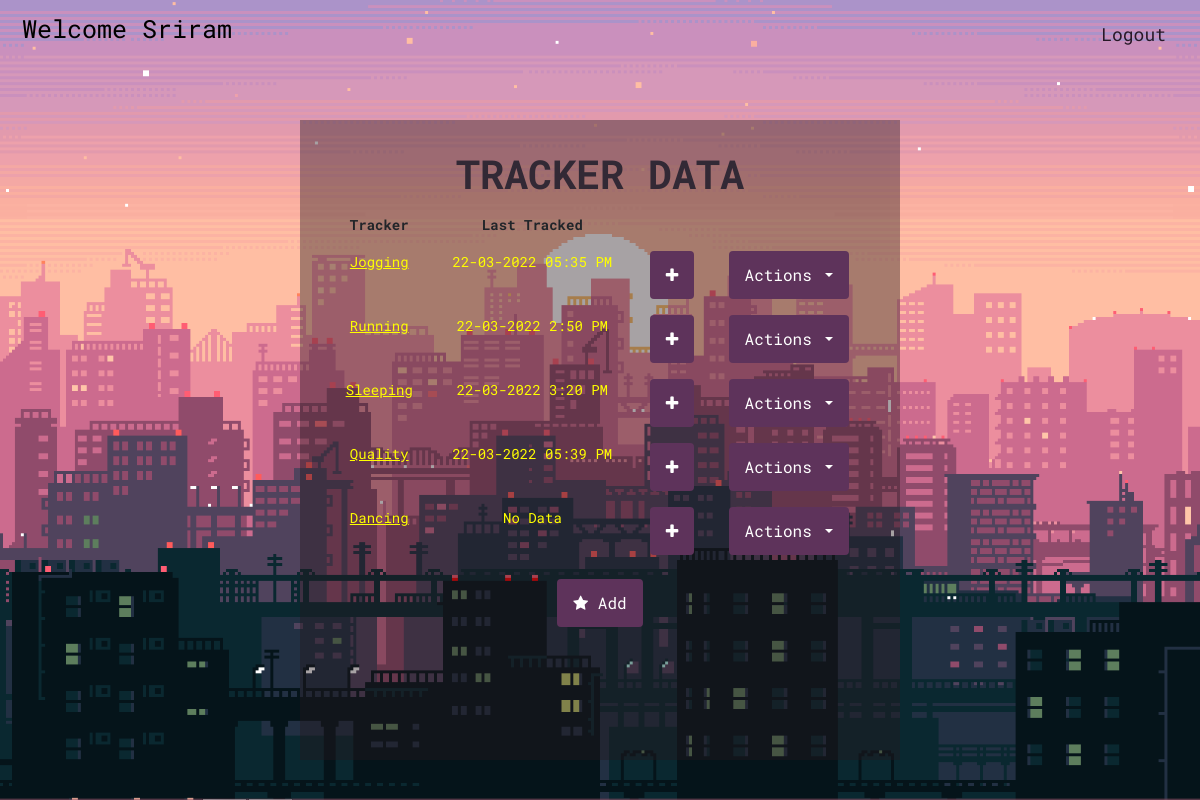
The page /user/sri (signed in) on the database its author committed.
### app.py (models this page shows)
class Activity(db.Model):
    __tablename__ = 'activity_db'
    id = db.Column(db.Integer, primary_key=True, autoincrement=True)
    activity = db.Column(db.String)
    description = db.Column(db.String)
    tracker_type = db.Column(db.String)
    date = datetime.datetime.now()
    mselect = db.Column(db.String(150), nullable=True)
    user_id = db.Column(db.Integer, db.ForeignKey('user_db.id'))
    activity_data = db.relationship('TrackerData', backref="tracker")

class TrackerData(db.Model):
    __tablename__ = 'tracker_db'
    id = db.Column(db.Integer, primary_key=True, autoincrement=True)
    tracker_id = db.Column(db.Integer, db.ForeignKey('activity_db.id'))
    date = db.Column(db.String, nullable=False)
    tracker_value = db.Column(db.Integer, nullable=True)
    description = db.Column(db.String, nullable=False)

class Users(db.Model):
    __tablename__ = 'user_db'
    id = db.Column(db.Integer, primary_key=True, autoincrement=True)
    name = db.Column(db.String, nullable=False)
    username = db.Column(db.String, unique=True, nullable=False)
    password = db.Column(db.String, nullable=False)
    trackers = db.relationship('Activity', backref="user")

### app.py (the view)
@app.route('/user/<username>', methods=["GET", "POST"])
def user(username):
    log_user = session.get('name')
    dname = session.get('display_name')
    log_user_obj = db.session.query(Users).filter(
        Users.username == log_user).first()
    log_user_id = log_user_obj.id
    log_user_activity = db.session.query(Activity).filter(
        Activity.user_id == log_user_id).all()
    for last_date in log_user_activity:
        last_date.date = db.session.query(TrackerData.date).filter(
            TrackerData.tracker_id == last_date.id).order_by(TrackerData.date.desc()).first()
        if last_date.date ==  None:
            last_date.date = ["No Data"]
    return render_template("user.html", tdata=log_user_activity, name=username, dname=dname)

### templates/user.html (shortened to what this page needs)
<!DOCTYPE html>
<html>
<head>
  <link href="https://cdn.jsdelivr.net/npm/bootstrap@5.1.3/dist/css/bootstrap.min.css" rel="stylesheet"
>
  <link rel="stylesheet" href="https://cdnjs.cloudflare.com/ajax/libs/font-awesome/4.7.0/css/font-awesome.min.css">
  <link rel="stylesheet" href="..\static\css\index.css">
</head>
<body>
  <div class="container-fluid banner">
    <div class="col-md-6 offset-md-3">
      <form class="box" method="POST">
        <h1>Tracker Data</h1>
        <table class='table table-borderless'>
          <thead>
            <th>Tracker</th>
            <th>Last Tracked</th>
          </thead>
          <tbody>
            {% for row in tdata %}
            <tr>
              <td><a style="color: yellow;" href='/user/{{name}}/{{row.activity}}'>{{row.activity}} </a></td>
              <td style="color: yellow;">{{row.date[0]}}</td>
              <td><a href='{{name}}/log/{{row.activity}}' style="background-color: rgb(94, 51, 91);" class='btn btn-primary'><i class="fa fa-plus"></a></td>
              <td>
                <div class="dropdown">
                  <button style="background-color: rgb(94, 51, 91);" class="btn btn-secondary dropdown-toggle" type="button" id="dropdownMenuButton1"
                    data-bs-toggle="dropdown" aria-expanded="false">
                    Actions
                  </button>
                </div>
              </td>
            </tr>
            {%endfor%}
          </tbody>
        </table>
        <a href='{{url_for("add_tracker")}}' class="btn btn-primary" style="background-color: rgb(94, 51, 91);">
          <i class="fa fa-star"></i> Add</a>
      </form>
    </div>
    <div class="header">
      <div class="header-left" style="font-size:25px;float:left;">
        Welcome {% if dname %}{{dname}}{%endif%}
      </div>
      <div class="header-right">
        <a href='{{url_for("logout")}}''>Logout</a>
            </div>
        </div>
</body>
</html>

### static/css/index.css (style rules this page uses)
body { margin: 0; padding: 0; font-family: 'Roboto Mono', sans-serif; font-size: 14px; color: black; }
.banner { height: 100vh; width: 100%; background: url("../images/bg3.jpg"); background-position: top; background-size: cover; background-repeat: none; }
.box { overflow: scroll; height: 80%; width: 600px; padding: 30px; top: 55%; position: absolute; left: 50%; font-family: 'Roboto Mono', sans-serif; transform: translate(-50%, -50%); background: rgba(36, 23, 28, 0.4); text-align: center; }
.box h1 { color: rgb(50, 41, 53); text-transform: uppercase; font-weight: 700; }
.header { overflow: hidden; padding: 10px 10px; font-family: 'Roboto Mono'; }
.header a { float: left; color: rgb(39, 24, 39); text-align: center; padding: 12px; font-family: 'Roboto Mono'; text-decoration: none; font-size: 18px; line-height: 25px; border-radius: 4px; }
.header-right { float: right; }

### templates/user.html (style rules this page uses)
.btn { background-color: DodgerBlue; border: none; color: white; padding: 12px 16px; font-size: 16px; cursor: pointer; }

### rows shown on the page
Activity: activity "Jogging", date "22-03-2022 05:35 PM"
Activity: activity "Running", date "22-03-2022 2:50 PM"
Activity: activity "Sleeping", date "22-03-2022 3:20 PM"
Activity: activity "Quality", date "22-03-2022 05:39 PM"
Activity: activity "Dancing", date "No Data"
Users: name "Sriram"
